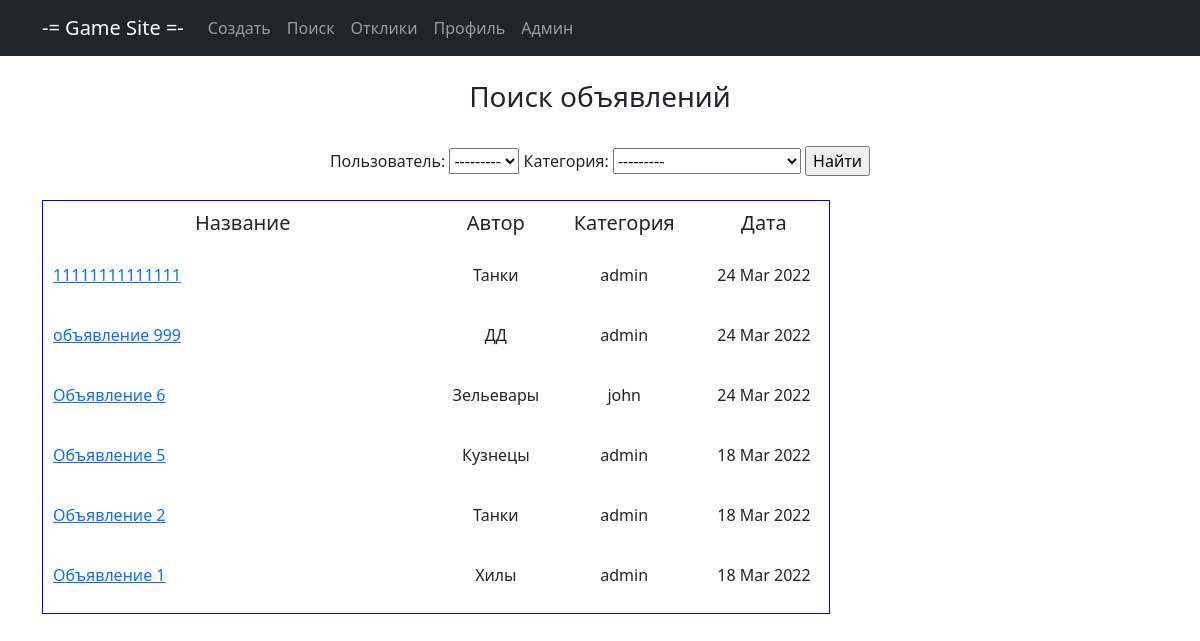
The app's page /search/ with its own data.
### main/models.py (models this page shows, shortened)
class Note(models.Model):
    title = models.CharField(max_length=128, verbose_name='Название')
    content = RichTextUploadingField(verbose_name='Контент')
    datetime = models.DateTimeField(auto_now_add=True, verbose_name='Дата создания')
    user = models.ForeignKey(User, blank=True, null=True, on_delete=models.CASCADE, verbose_name='Пользователь')
    category = models.ForeignKey(Category, on_delete=models.CASCADE, verbose_name='Категория')

class Category(models.Model):
    name = models.CharField(max_length=64, unique=True, verbose_name='Название')
    def __str__(self):
        return f'{self.name}'

### main/views.py (the view)
# urls.py: path('search/', NoteSearch.as_view(), name='search'),
class NoteSearch(ListView):
    model = Note
    template_name = 'note_search.html'
    context_object_name = 'note'
    ordering = ['-datetime']
    def get_context_data(self, **kwargs):
        context = super().get_context_data(**kwargs)
        context['filter'] = NoteFilter(self.request.GET, queryset=self.get_queryset())
        return context

### templates/note_search.html (shortened to what this page needs)
{% extends 'static/default.html' %}
{% block content %}
<br><h3>Поиск объявлений</h3>
<br><form method="GET">
    {{ filter.form }}
    <input type="submit" value="Найти">
</form><br>
<table cellspacing="5" cellpadding="10" border="1"
       style=" border-spacing : 10px; border-color : blue; border-style: solid;" bgcolor="FFFFFF">
    <tr>
        <td width="400">
            <h5>Название</h5>
        </td>
        <td width="100">
            <h5>Автор</h5>
        </td>
        <td width="150">
            <h5>Категория</h5>
        </td>
        <td width="130">
            <h5>Дата</h5>
        </td>
    </tr>
    {% for note in filter.qs %}
    <tr>
        <td>
            <p align="left"><a href="{% url 'detail' note.id %}"><u>{{ note.title | truncatechars:60 }}</u></a></p>
        </td>
        <td>
            <p align="center">{{ note.category }}</p>
        </td>
        <td>
            <p align="center">{{ note.user }}</p>
        </td>
        <td>
            <p align="center">{{ note.datetime | date:"d M Y" }}</p>
        </td>
    </tr>
    {% endfor %}
</table>
<br>
{% endblock content %}

### records on screen
Note: title "11111111111111", category "Танки", user "admin", datetime "24 Mar 2022"
Note: title "объявление 999", category "ДД", user "admin", datetime "24 Mar 2022"
Note: title "Объявление 6", category "Зельевары", user "john", datetime "24 Mar 2022"
Note: title "Объявление 5", category "Кузнецы", user "admin", datetime "18 Mar 2022"
Note: title "Объявление 2", category "Танки", user "admin", datetime "18 Mar 2022"
Note: title "Объявление 1", category "Хилы", user "admin", datetime "18 Mar 2022"
